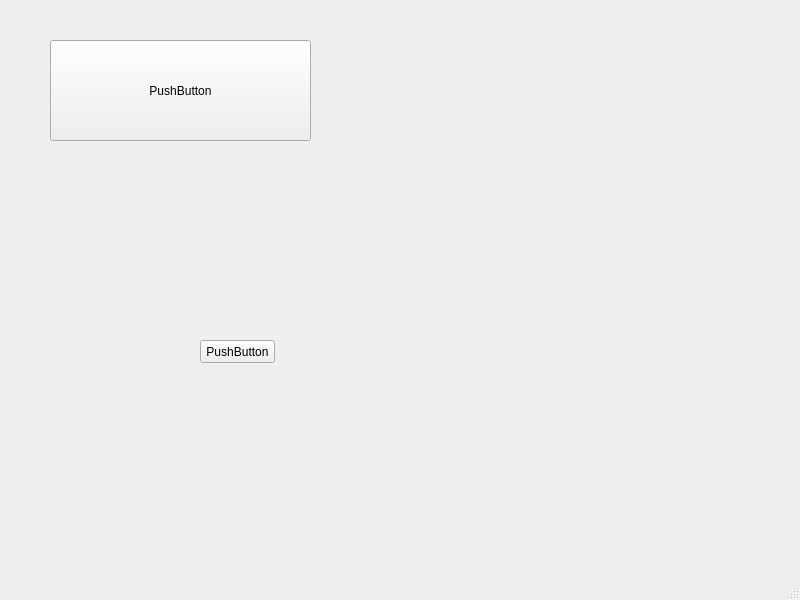
<?xml version="1.0" encoding="UTF-8"?>
<ui version="4.0">
 <class>MainWindow</class>
 <widget class="QMainWindow" name="MainWindow">
  <property name="geometry">
   <rect>
    <x>0</x>
    <y>0</y>
    <width>800</width>
    <height>600</height>
   </rect>
  </property>
  <property name="windowTitle">
   <string>MainWindow</string>
  </property>
  <widget class="QWidget" name="centralwidget">
   <widget class="QPushButton" name="pushButton">
    <property name="geometry">
     <rect>
      <x>50</x>
      <y>40</y>
      <width>261</width>
      <height>101</height>
     </rect>
    </property>
    <property name="text">
     <string>PushButton</string>
    </property>
   </widget>
   <widget class="QPushButton" name="pushButton_2">
    <property name="geometry">
     <rect>
      <x>200</x>
      <y>340</y>
      <width>75</width>
      <height>23</height>
     </rect>
    </property>
    <property name="text">
     <string>PushButton</string>
    </property>
   </widget>
  </widget>
  <widget class="QMenuBar" name="menubar">
   <property name="geometry">
    <rect>
     <x>0</x>
     <y>0</y>
     <width>800</width>
     <height>21</height>
    </rect>
   </property>
  </widget>
  <widget class="QStatusBar" name="statusbar"/>
 </widget>
 <resources/>
 <connections>
  <connection>
   <sender>pushButton</sender>
   <signal>clicked()</signal>
   <receiver>MainWindow</receiver>
   <slot>show()</slot>
   <hints>
    <hint type="sourcelabel">
     <x>180</x>
     <y>111</y>
    </hint>
    <hint type="destinationlabel">
     <x>399</x>
     <y>299</y>
    </hint>
   </hints>
  </connection>
 </connections>
</ui>
